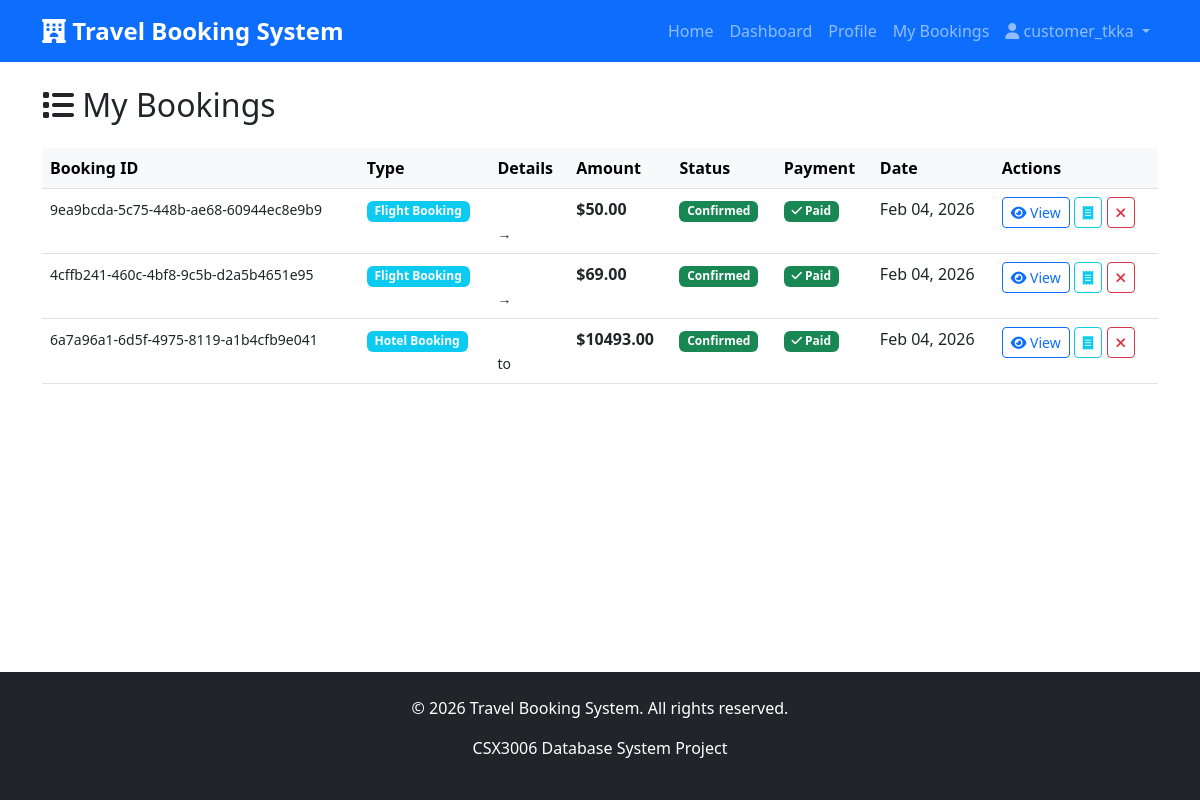
Page /bookings/my-bookings/ (signed in) on the earlier database version.
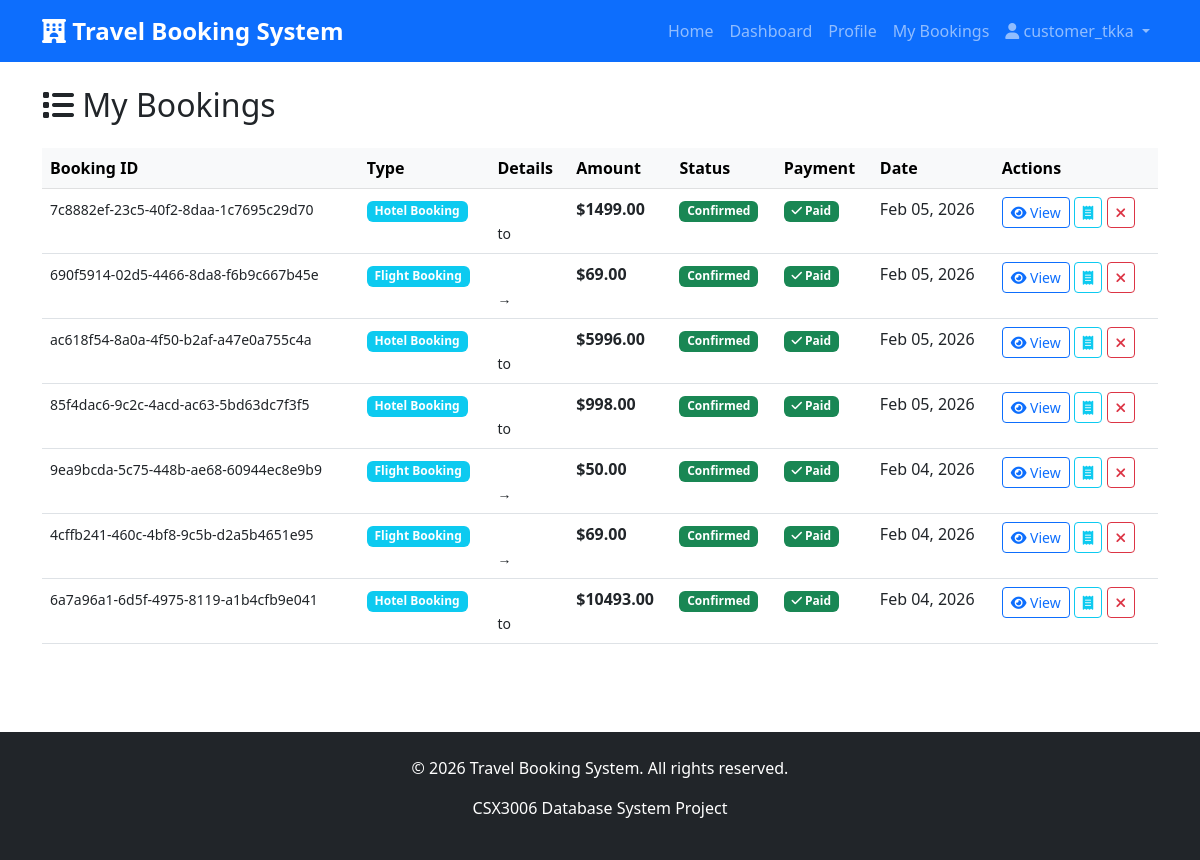
Same page on the later database version.
### bookings/models.py (models this page shows, shortened)
class Booking(models.Model):
    BOOKING_TYPE_CHOICES = [
        ('hotel', 'Hotel Booking'),
        ('flight', 'Flight Booking'),
    ]
    STATUS_CHOICES = [
        ('pending', 'Pending'),
        ('confirmed', 'Confirmed'),
        ('cancelled', 'Cancelled'),
        ('completed', 'Completed'),
    ]
    booking_id = models.UUIDField(
        default=uuid.uuid4,
        editable=False,
        unique=True,
        help_text='Unique booking ID'
    )
    user = models.ForeignKey(
        User,
        on_delete=models.CASCADE,
        related_name='bookings'
    )
    booking_type = models.CharField(
        max_length=20,
        choices=BOOKING_TYPE_CHOICES,
        help_text='Type of booking'
    )
    status = models.CharField(
        max_length=20,
        choices=STATUS_CHOICES,
        default='pending',
        help_text='Booking status'
    )
    total_amount = models.DecimalField(
        max_digits=10,
        decimal_places=2,
        validators=[MinValueValidator(0)],
        help_text='Total booking amount'
    )
    notes = models.TextField(
        blank=True,
        null=True,
        help_text='Additional notes or special requests'
    )
    created_at = models.DateTimeField(auto_now_add=True)
    updated_at = models.DateTimeField(auto_now=True)
    class Meta:
        verbose_name = 'Booking'
        verbose_name_plural = 'Bookings'
        ordering = ['-created_at']

### bookings/views.py (the view, shortened to what this page needs)
# urls.py: path('my-bookings/', views.my_bookings, name='my_bookings'),
@login_required
def my_bookings(request):
    use_raw_sql = request.GET.get('raw', 'true').lower() == 'true'
    if use_raw_sql:
        from utils.db_manager import BookingQueries
        raw_bookings = BookingQueries.get_user_bookings(request.user.id)
        for booking in raw_bookings:
            if booking['booking_type'] == 'hotel':
                booking['hotel_details'] = BookingQueries.get_hotel_booking_details(booking['booking_id'])
        bookings = Booking.objects.filter(user=request.user).select_related(
            'hotel_details__hotel',
            'hotel_details__room_type',
            'flight_details__flight'
        ).prefetch_related('payment')
        context = {
            'bookings': bookings,
            'raw_bookings': raw_bookings,  # Raw SQL results
            'using_raw_sql': True,
        }
    return render(request, 'bookings/my_bookings.html', context)

### utils/db_manager.py (called while the page is built)
    @staticmethod
    def execute_query(query, params=None):
        with connection.cursor() as cursor:
            cursor.execute(query, params or [])
            columns = [col[0] for col in cursor.description]
            return [dict(zip(columns, row)) for row in cursor.fetchall()]

    @staticmethod
    def get_user_bookings(user_id):
        query = """
            SELECT
                b.booking_id,
                b.booking_type,
                b.status,
                b.total_amount,
                b.created_at,
                u.username,
                u.email
            FROM bookings_booking b
            INNER JOIN accounts_user u ON b.user_id = u.id
            WHERE u.id = %s
            ORDER BY b.created_at DESC
        """
        return DatabaseManager.execute_query(query, [user_id])

### templates/bookings/my_bookings.html (shortened to what the changed rows need)
{% extends 'base.html' %}
{% block content %}
<div class="container">
    <h2 class="mb-4"><i class="fas fa-list"></i> My Bookings</h2>
    {% if bookings %}
        <div class="table-responsive">
            <table class="table table-hover">
                <thead class="table-light">
                    <tr>
                        <th>Booking ID</th>
                        <th>Type</th>
                        <th>Details</th>
                        <th>Amount</th>
                        <th>Status</th>
                        <th>Payment</th>
                        <th>Date</th>
                        <th>Actions</th>
                    </tr>
                </thead>
                <tbody>
                    {% for booking in bookings %}
                        <tr>
                            <td><small>{{ booking.booking_id }}</small></td>
                            <td>
                                <span class="badge bg-info">
                                    {{ booking.get_booking_type_display }}
                                </span>
                            </td>
                            <td>
                                {% if booking.booking_type == 'hotel' %}
                                    <strong>{{ booking.hotel_detail.room_type.hotel.name }}</strong><br>
                                    <small>{{ booking.hotel_detail.check_in_date }} to {{ booking.hotel_detail.check_out_date }}</small>
                                {% elif booking.booking_type == 'flight' %}
                                    <strong>{{ booking.flight_detail.flight.flight_number }}</strong><br>
                                    <small>{{ booking.flight_detail.flight.origin }} → {{ booking.flight_detail.flight.destination }}</small>
                                {% endif %}
                            </td>
                            <td><strong>${{ booking.total_amount }}</strong></td>
                            <td>
                                {% if booking.status == 'pending' %}
                                    <span class="badge bg-warning">Pending</span>
                                {% elif booking.status == 'confirmed' %}
                                    <span class="badge bg-success">Confirmed</span>
                                {% elif booking.status == 'cancelled' %}
                                    <span class="badge bg-danger">Cancelled</span>
                                {% elif booking.status == 'completed' %}
                                    <span class="badge bg-info">Completed</span>
                                {% endif %}
                            </td>
                            <td>
                                {% if booking.payment %}
                                    {% if booking.payment.status == 'completed' %}
                                        <span class="badge bg-success">
                                            <i class="fas fa-check"></i> Paid
                                        </span>
                                    {% elif booking.payment.status == 'pending' %}
                                        <span class="badge bg-warning">
                                            <i class="fas fa-clock"></i> Pending
                                        </span>
                                    {% elif booking.payment.status == 'failed' %}
                                        <span class="badge bg-danger">
                                            <i class="fas fa-times"></i> Failed
                                        </span>
                                    {% elif booking.payment.status == 'refunded' %}
                                        <span class="badge bg-info">
                                            <i class="fas fa-undo"></i> Refunded
                                        </span>
                                    {% endif %}
                                {% else %}
                                    <span class="badge bg-secondary">No Payment</span>
                                {% endif %}
                            </td>
                            <td>{{ booking.created_at|date:"M d, Y" }}</td>
                            <td>
                                <a href="{% url 'bookings:booking_detail' booking.booking_id %}"
                                   class="btn btn-sm btn-outline-primary">
                                    <i class="fas fa-eye"></i> View
                                </a>
                                {% if booking.payment and booking.payment.status == 'completed' %}
                                    <a href="{% url 'payments:payment_receipt' booking.payment.payment_id %}"
                                       class="btn btn-sm btn-outline-info" target="_blank">
                                        <i class="fas fa-receipt"></i>
                                    </a>
                                {% endif %}
                                {% if booking.status == 'pending' or booking.status == 'confirmed' %}
                                    <a href="{% url 'bookings:cancel_booking' booking.booking_id %}"
                                       class="btn btn-sm btn-outline-danger"
                                       onclick="return confirm('Cancel this booking?')">
                                        <i class="fas fa-times"></i>
                                    </a>
                                {% endif %}
                            </td>
                        </tr>
                    {% endfor %}
                </tbody>
            </table>
        </div>
    {% else %}
        <div class="alert alert-info">
            <i class="fas fa-info-circle"></i> You haven't made any bookings yet.
            <a href="{% url 'bookings:hotel_search' %}" class="alert-link">Browse hotels</a> or
            <a href="{% url 'bookings:flight_search' %}" class="alert-link">search flights</a>.
        </div>
    {% endif %}
</div>
{% endblock %}

Differences in the rows shown:
added Booking: booking_id "7c8882ef-23c5-40f2-8daa-1c7695c29d70", booking_type "Hotel Booking", total_amount "1499.00", status "Confirmed", shows "Paid", created_at "Feb 05, 2026"
added Booking: booking_id "690f5914-02d5-4466-8da8-f6b9c667b45e", booking_type "Flight Booking", total_amount "69.00", status "Confirmed", shows "Paid", created_at "Feb 05, 2026"
added Booking: booking_id "ac618f54-8a0a-4f50-b2af-a47e0a755c4a", booking_type "Hotel Booking", total_amount "5996.00", status "Confirmed", shows "Paid", created_at "Feb 05, 2026"
added Booking: booking_id "85f4dac6-9c2c-4acd-ac63-5bd63dc7f3f5", booking_type "Hotel Booking", total_amount "998.00", status "Confirmed", shows "Paid", created_at "Feb 05, 2026"
